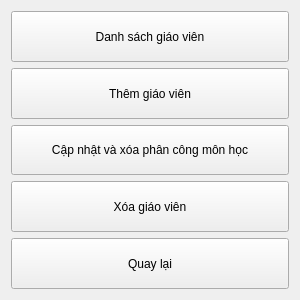
<?xml version="1.0" encoding="UTF-8"?>
<ui version="4.0">
 <class>quanlygiaovien</class>
 <widget class="QWidget" name="quanlygiaovien">
  <property name="geometry">
   <rect>
    <x>0</x>
    <y>0</y>
    <width>300</width>
    <height>300</height>
   </rect>
  </property>
  <property name="sizePolicy">
   <sizepolicy hsizetype="Expanding" vsizetype="Expanding">
    <horstretch>0</horstretch>
    <verstretch>0</verstretch>
   </sizepolicy>
  </property>
  <property name="maximumSize">
   <size>
    <width>500</width>
    <height>400</height>
   </size>
  </property>
  <property name="windowTitle">
   <string>Form</string>
  </property>
  <layout class="QVBoxLayout" name="verticalLayout">
   <item>
    <widget class="QPushButton" name="dsgv">
     <property name="sizePolicy">
      <sizepolicy hsizetype="Expanding" vsizetype="Expanding">
       <horstretch>0</horstretch>
       <verstretch>0</verstretch>
      </sizepolicy>
     </property>
     <property name="text">
      <string>Danh sách giáo viên</string>
     </property>
    </widget>
   </item>
   <item>
    <widget class="QPushButton" name="themgiaovien">
     <property name="sizePolicy">
      <sizepolicy hsizetype="Expanding" vsizetype="Expanding">
       <horstretch>0</horstretch>
       <verstretch>0</verstretch>
      </sizepolicy>
     </property>
     <property name="text">
      <string>Thêm giáo viên</string>
     </property>
    </widget>
   </item>
   <item>
    <widget class="QPushButton" name="cnpcmn">
     <property name="sizePolicy">
      <sizepolicy hsizetype="Expanding" vsizetype="Expanding">
       <horstretch>0</horstretch>
       <verstretch>0</verstretch>
      </sizepolicy>
     </property>
     <property name="text">
      <string>Cập nhật và xóa phân công môn học</string>
     </property>
    </widget>
   </item>
   <item>
    <widget class="QPushButton" name="xoagv">
     <property name="sizePolicy">
      <sizepolicy hsizetype="Expanding" vsizetype="Expanding">
       <horstretch>0</horstretch>
       <verstretch>0</verstretch>
      </sizepolicy>
     </property>
     <property name="text">
      <string>Xóa giáo viên</string>
     </property>
    </widget>
   </item>
   <item>
    <widget class="QPushButton" name="quaylai">
     <property name="sizePolicy">
      <sizepolicy hsizetype="Expanding" vsizetype="Expanding">
       <horstretch>0</horstretch>
       <verstretch>0</verstretch>
      </sizepolicy>
     </property>
     <property name="text">
      <string>Quay lại</string>
     </property>
    </widget>
   </item>
  </layout>
 </widget>
 <resources/>
 <connections/>
</ui>
